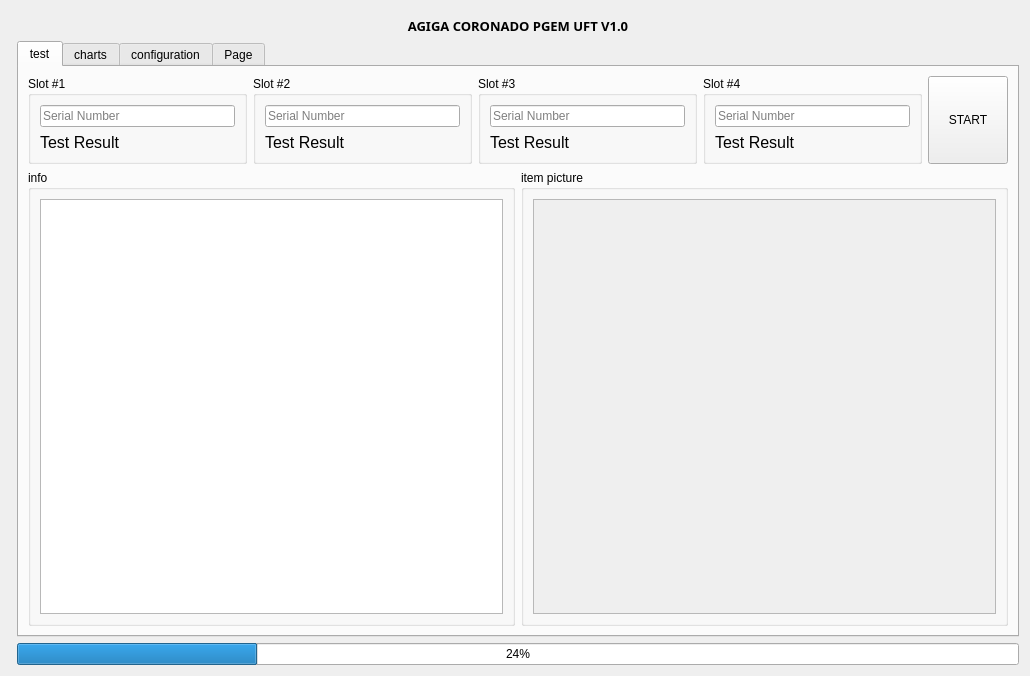
<?xml version="1.0" encoding="UTF-8"?>
<ui version="4.0">
 <class>Form</class>
 <widget class="QWidget" name="Form">
  <property name="geometry">
   <rect>
    <x>0</x>
    <y>0</y>
    <width>1030</width>
    <height>676</height>
   </rect>
  </property>
  <property name="windowTitle">
   <string>Form</string>
  </property>
  <layout class="QFormLayout" name="formLayout">
   <item row="0" column="0" colspan="2">
    <layout class="QVBoxLayout" name="verticalLayout_2"/>
   </item>
   <item row="1" column="1">
    <widget class="QLabel" name="label">
     <property name="font">
      <font>
       <family>Arial Unicode MS</family>
       <pointsize>10</pointsize>
       <weight>75</weight>
       <bold>true</bold>
       <underline>false</underline>
      </font>
     </property>
     <property name="autoFillBackground">
      <bool>false</bool>
     </property>
     <property name="text">
      <string>AGIGA CORONADO PGEM UFT V1.0</string>
     </property>
     <property name="textFormat">
      <enum>Qt::AutoText</enum>
     </property>
     <property name="alignment">
      <set>Qt::AlignCenter</set>
     </property>
    </widget>
   </item>
   <item row="2" column="1">
    <widget class="QTabWidget" name="tabWidget">
     <property name="currentIndex">
      <number>0</number>
     </property>
     <widget class="QWidget" name="info">
      <attribute name="title">
       <string>test</string>
      </attribute>
      <layout class="QGridLayout" name="gridLayout_2">
       <item row="0" column="0">
        <layout class="QVBoxLayout" name="verticalLayout_10">
         <item>
          <layout class="QHBoxLayout" name="horizontalLayout">
           <item alignment="Qt::AlignTop">
            <widget class="QGroupBox" name="groupBox">
             <property name="sizePolicy">
              <sizepolicy hsizetype="Preferred" vsizetype="Fixed">
               <horstretch>0</horstretch>
               <verstretch>0</verstretch>
              </sizepolicy>
             </property>
             <property name="title">
              <string>Slot #1</string>
             </property>
             <layout class="QVBoxLayout" name="verticalLayout">
              <item>
               <widget class="QLineEdit" name="lineEdit">
                <property name="text">
                 <string/>
                </property>
                <property name="placeholderText">
                 <string>Serial Number</string>
                </property>
               </widget>
              </item>
              <item>
               <widget class="QLabel" name="label_2">
                <property name="font">
                 <font>
                  <pointsize>12</pointsize>
                 </font>
                </property>
                <property name="text">
                 <string>Test Result</string>
                </property>
               </widget>
              </item>
             </layout>
            </widget>
           </item>
           <item alignment="Qt::AlignTop">
            <widget class="QGroupBox" name="groupBox_4">
             <property name="sizePolicy">
              <sizepolicy hsizetype="Preferred" vsizetype="Fixed">
               <horstretch>0</horstretch>
               <verstretch>0</verstretch>
              </sizepolicy>
             </property>
             <property name="title">
              <string>Slot #2</string>
             </property>
             <layout class="QVBoxLayout" name="verticalLayout_9">
              <item>
               <widget class="QLineEdit" name="lineEdit_7">
                <property name="placeholderText">
                 <string>Serial Number</string>
                </property>
               </widget>
              </item>
              <item>
               <widget class="QLabel" name="label_3">
                <property name="font">
                 <font>
                  <pointsize>12</pointsize>
                 </font>
                </property>
                <property name="text">
                 <string>Test Result</string>
                </property>
               </widget>
              </item>
             </layout>
            </widget>
           </item>
           <item alignment="Qt::AlignTop">
            <widget class="QGroupBox" name="groupBox_3">
             <property name="sizePolicy">
              <sizepolicy hsizetype="Preferred" vsizetype="Fixed">
               <horstretch>0</horstretch>
               <verstretch>0</verstretch>
              </sizepolicy>
             </property>
             <property name="title">
              <string>Slot #3</string>
             </property>
             <layout class="QVBoxLayout" name="verticalLayout_8">
              <item>
               <widget class="QLineEdit" name="lineEdit_6">
                <property name="placeholderText">
                 <string>Serial Number</string>
                </property>
               </widget>
              </item>
              <item>
               <widget class="QLabel" name="label_4">
                <property name="font">
                 <font>
                  <pointsize>12</pointsize>
                 </font>
                </property>
                <property name="text">
                 <string>Test Result</string>
                </property>
               </widget>
              </item>
             </layout>
            </widget>
           </item>
           <item alignment="Qt::AlignTop">
            <widget class="QGroupBox" name="groupBox_2">
             <property name="sizePolicy">
              <sizepolicy hsizetype="Preferred" vsizetype="Fixed">
               <horstretch>0</horstretch>
               <verstretch>0</verstretch>
              </sizepolicy>
             </property>
             <property name="title">
              <string>Slot #4</string>
             </property>
             <layout class="QVBoxLayout" name="verticalLayout_7">
              <item>
               <widget class="QLineEdit" name="lineEdit_5">
                <property name="placeholderText">
                 <string>Serial Number</string>
                </property>
               </widget>
              </item>
              <item>
               <widget class="QLabel" name="label_5">
                <property name="font">
                 <font>
                  <pointsize>12</pointsize>
                 </font>
                </property>
                <property name="text">
                 <string>Test Result</string>
                </property>
               </widget>
              </item>
             </layout>
            </widget>
           </item>
           <item>
            <widget class="QPushButton" name="start_pushButton">
             <property name="sizePolicy">
              <sizepolicy hsizetype="Fixed" vsizetype="Minimum">
               <horstretch>0</horstretch>
               <verstretch>0</verstretch>
              </sizepolicy>
             </property>
             <property name="text">
              <string>START</string>
             </property>
            </widget>
           </item>
          </layout>
         </item>
         <item>
          <layout class="QGridLayout" name="gridLayout_6">
           <item row="0" column="1">
            <widget class="QGroupBox" name="groupBox_5">
             <property name="sizePolicy">
              <sizepolicy hsizetype="MinimumExpanding" vsizetype="MinimumExpanding">
               <horstretch>0</horstretch>
               <verstretch>0</verstretch>
              </sizepolicy>
             </property>
             <property name="title">
              <string>item picture</string>
             </property>
             <layout class="QGridLayout" name="gridLayout_7">
              <item row="0" column="0">
               <widget class="QFrame" name="frame">
                <property name="autoFillBackground">
                 <bool>true</bool>
                </property>
                <property name="frameShape">
                 <enum>QFrame::StyledPanel</enum>
                </property>
                <property name="frameShadow">
                 <enum>QFrame::Raised</enum>
                </property>
               </widget>
              </item>
             </layout>
            </widget>
           </item>
           <item row="0" column="0">
            <widget class="QGroupBox" name="groupBox_6">
             <property name="sizePolicy">
              <sizepolicy hsizetype="MinimumExpanding" vsizetype="Expanding">
               <horstretch>0</horstretch>
               <verstretch>0</verstretch>
              </sizepolicy>
             </property>
             <property name="title">
              <string>info</string>
             </property>
             <layout class="QGridLayout" name="gridLayout_8">
              <item row="0" column="0">
               <widget class="QTextBrowser" name="info_textBrowser">
                <property name="sizePolicy">
                 <sizepolicy hsizetype="Expanding" vsizetype="Expanding">
                  <horstretch>0</horstretch>
                  <verstretch>0</verstretch>
                 </sizepolicy>
                </property>
                <property name="autoFillBackground">
                 <bool>true</bool>
                </property>
                <property name="verticalScrollBarPolicy">
                 <enum>Qt::ScrollBarAsNeeded</enum>
                </property>
               </widget>
              </item>
             </layout>
            </widget>
           </item>
          </layout>
         </item>
        </layout>
       </item>
      </layout>
      <zorder></zorder>
     </widget>
     <widget class="QWidget" name="charts">
      <attribute name="title">
       <string>charts</string>
      </attribute>
      <layout class="QGridLayout" name="gridLayout_3">
       <item row="0" column="1">
        <widget class="MatplotlibWidget" name="mplwidget_2"/>
       </item>
       <item row="0" column="0">
        <widget class="MatplotlibWidget" name="mplwidget"/>
       </item>
       <item row="1" column="0">
        <widget class="MatplotlibWidget" name="mplwidget_3"/>
       </item>
       <item row="1" column="1">
        <widget class="MatplotlibWidget" name="mplwidget_4"/>
       </item>
      </layout>
     </widget>
     <widget class="QWidget" name="configrration">
      <attribute name="title">
       <string>configuration</string>
      </attribute>
      <layout class="QGridLayout" name="gridLayout_4">
       <item row="0" column="0">
        <layout class="QVBoxLayout" name="verticalLayout_4">
         <item>
          <layout class="QHBoxLayout" name="horizontalLayout_2">
           <item>
            <widget class="QComboBox" name="comboBox"/>
           </item>
           <item>
            <spacer name="horizontalSpacer">
             <property name="orientation">
              <enum>Qt::Horizontal</enum>
             </property>
             <property name="sizeHint" stdset="0">
              <size>
               <width>40</width>
               <height>20</height>
              </size>
             </property>
            </spacer>
           </item>
          </layout>
         </item>
         <item>
          <widget class="QTableWidget" name="tableWidget"/>
         </item>
        </layout>
       </item>
      </layout>
     </widget>
     <widget class="QWidget" name="tab">
      <attribute name="title">
       <string>Page</string>
      </attribute>
      <layout class="QGridLayout" name="gridLayout_5">
       <item row="0" column="0">
        <widget class="QTableView" name="tableView"/>
       </item>
      </layout>
     </widget>
    </widget>
   </item>
   <item row="3" column="1">
    <widget class="QProgressBar" name="progressBar">
     <property name="enabled">
      <bool>true</bool>
     </property>
     <property name="value">
      <number>24</number>
     </property>
     <property name="textVisible">
      <bool>true</bool>
     </property>
    </widget>
   </item>
  </layout>
 </widget>
 <customwidgets>
  <customwidget>
   <class>MatplotlibWidget</class>
   <extends>QWidget</extends>
   <header>matplotlibwidget</header>
  </customwidget>
 </customwidgets>
 <resources/>
 <connections/>
</ui>
